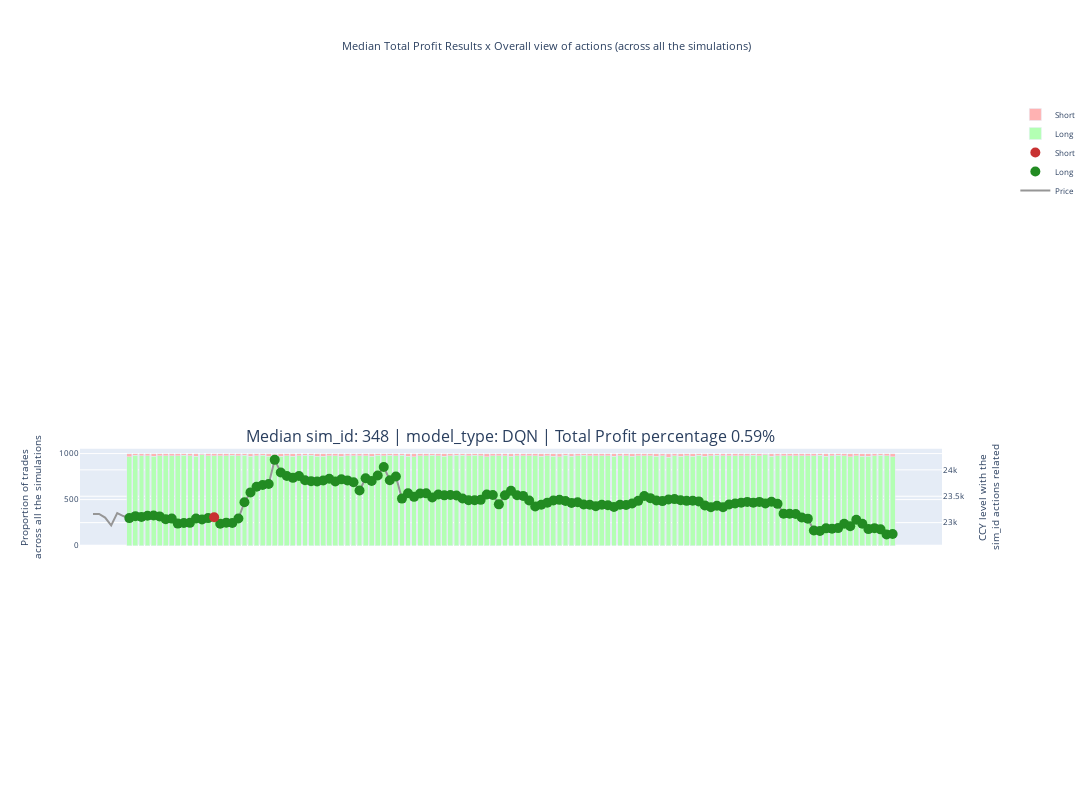

Notebook code cell kept with this figure:
### Code cell
plot_trader_robot_actions_all_sim_id_all_models(config_file_name_without_extension, "", "", median_sim_id_DQN, "")
